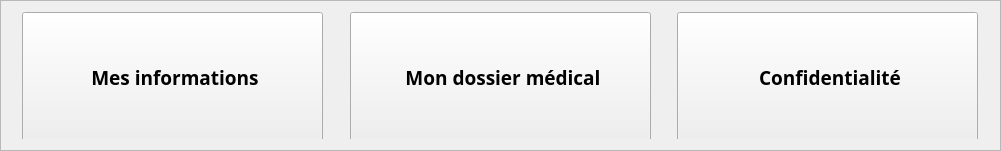
           <widget class="QFrame" name="accountHomeBtn">
            <property name="geometry">
             <rect>
              <x>0</x>
              <y>10</y>
              <width>1001</width>
              <height>151</height>
             </rect>
            </property>
            <property name="frameShape">
             <enum>QFrame::StyledPanel</enum>
            </property>
            <property name="frameShadow">
             <enum>QFrame::Raised</enum>
            </property>
            <layout class="QHBoxLayout" name="horizontalLayout_14">
             <item>
              <widget class="QWidget" name="widget_27" native="true">
               <widget class="QPushButton" name="infoHomeBtn">
                <property name="geometry">
                 <rect>
                  <x>10</x>
                  <y>0</y>
                  <width>301</width>
                  <height>131</height>
                 </rect>
                </property>
                <property name="font">
                 <font>
                  <family>Noto Sans</family>
                  <pointsize>14</pointsize>
                  <weight>75</weight>
                  <bold>true</bold>
                 </font>
                </property>
                <property name="cursor">
                 <cursorShape>PointingHandCursor</cursorShape>
                </property>
                <property name="text">
                 <string> Mes informations</string>
                </property>
                <property name="icon">
                 <iconset resource="../resource.qrc">
                  <normaloff>:/icons/icons/others/user_information.png</normaloff>:/icons/icons/others/user_information.png</iconset>
                </property>
                <property name="iconSize">
                 <size>
                  <width>80</width>
                  <height>80</height>
                 </size>
                </property>
               </widget>
              </widget>
             </item>
             <item>
              <widget class="QWidget" name="widget_28" native="true">
               <widget class="QPushButton" name="medicalHomeBtn">
                <property name="geometry">
                 <rect>
                  <x>10</x>
                  <y>0</y>
                  <width>301</width>
                  <height>131</height>
                 </rect>
                </property>
                <property name="font">
                 <font>
                  <family>Noto Sans</family>
                  <pointsize>14</pointsize>
                  <weight>75</weight>
                  <bold>true</bold>
                 </font>
                </property>
                <property name="cursor">
                 <cursorShape>PointingHandCursor</cursorShape>
                </property>
                <property name="text">
                 <string> Mon dossier médical</string>
                </property>
                <property name="icon">
                 <iconset resource="../resource.qrc">
                  <normaloff>:/icons/icons/others/patient.png</normaloff>:/icons/icons/others/patient.png</iconset>
                </property>
                <property name="iconSize">
                 <size>
                  <width>80</width>
                  <height>80</height>
                 </size>
                </property>
               </widget>
              </widget>
             </item>
             <item>
              <widget class="QWidget" name="widget_5" native="true">
               <widget class="QPushButton" name="privacyHomeBtn">
                <property name="geometry">
                 <rect>
                  <x>10</x>
                  <y>0</y>
                  <width>301</width>
                  <height>131</height>
                 </rect>
                </property>
                <property name="font">
                 <font>
                  <family>Noto Sans</family>
                  <pointsize>14</pointsize>
                  <weight>75</weight>
                  <bold>true</bold>
                 </font>
                </property>
                <property name="cursor">
                 <cursorShape>PointingHandCursor</cursorShape>
                </property>
                <property name="text">
                 <string> Confidentialité</string>
                </property>
                <property name="icon">
                 <iconset resource="../resource.qrc">
                  <normaloff>:/icons/icons/others/user_lock.png</normaloff>:/icons/icons/others/user_lock.png</iconset>
                </property>
                <property name="iconSize">
                 <size>
                  <width>80</width>
                  <height>80</height>
                 </size>
                </property>
               </widget>
              </widget>
             </item>
            </layout>
           </widget>
